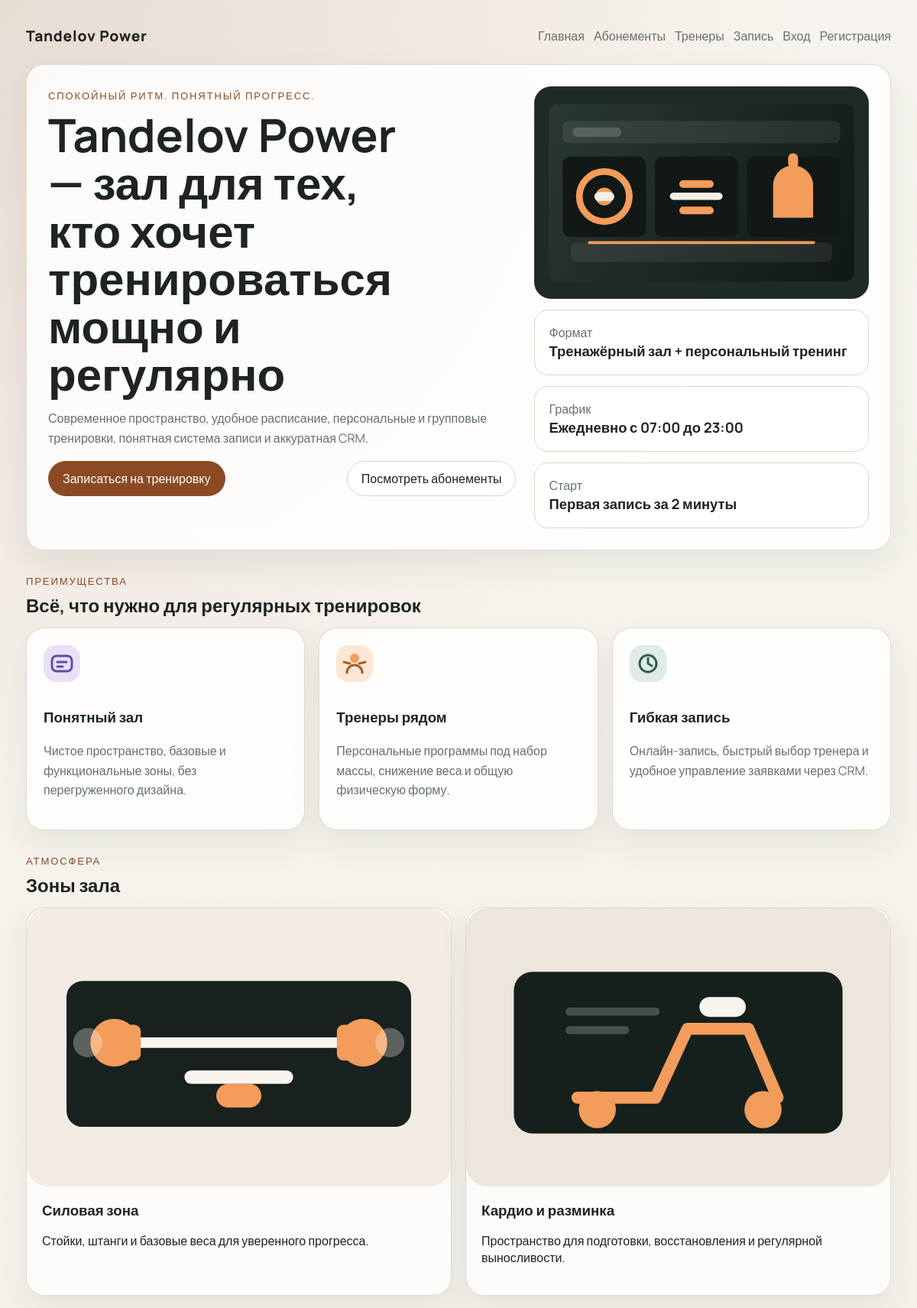
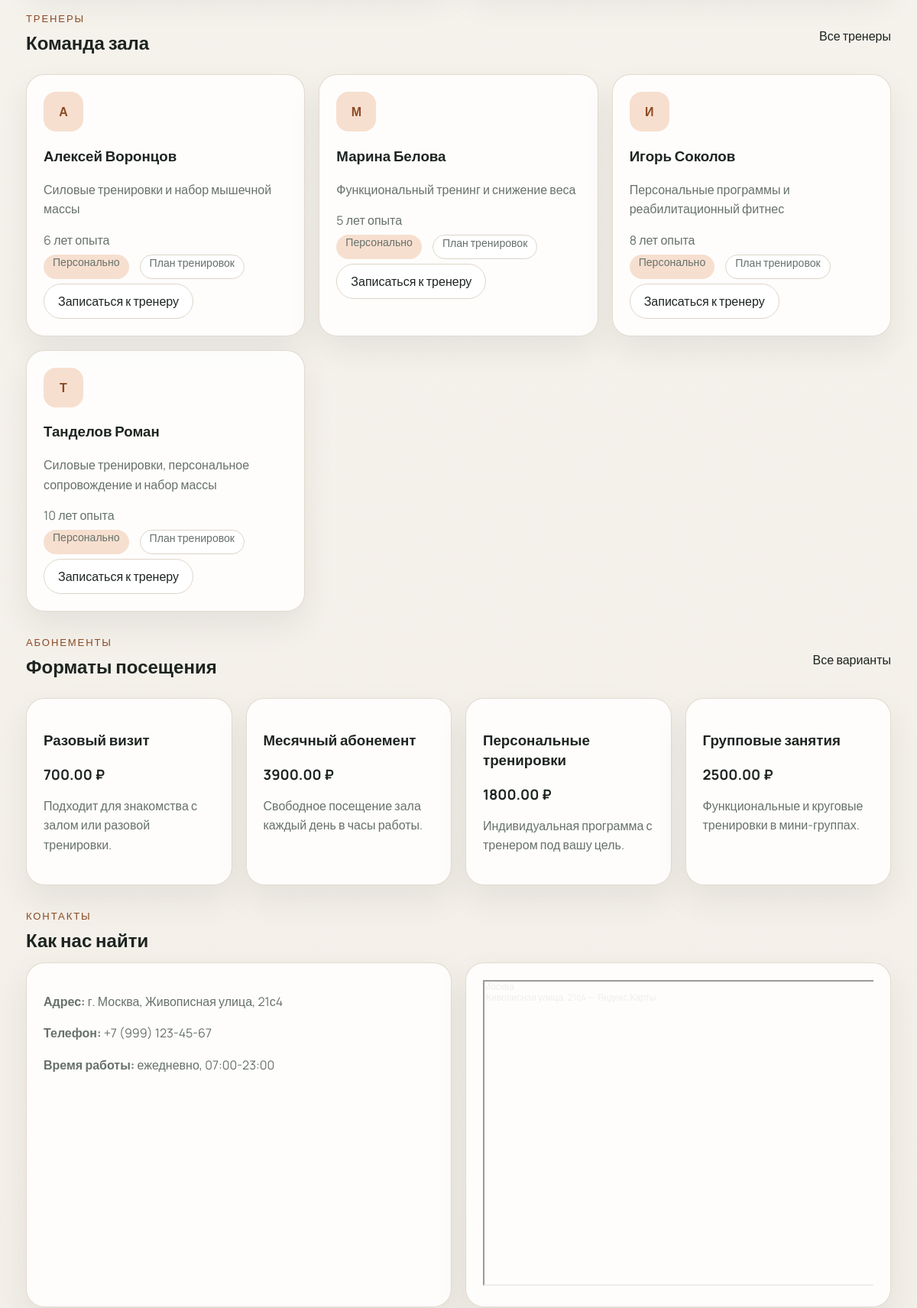
The page / (upper part) on the database its author committed (2 pictures, top to bottom).
### app/models.py (models this page shows)
class Trainer(Base):
    __tablename__ = "trainers"
    id = Column(Integer, primary_key=True, index=True)
    user_id = Column(Integer, ForeignKey("users.id"), nullable=True, unique=True, index=True)
    name = Column(String(120), nullable=False)
    specialization = Column(String(200), nullable=False)
    experience = Column(String(120), nullable=False)
    bio = Column(Text, nullable=False, default="")
    user = relationship("User", back_populates="trainer")
    bookings = relationship("Booking", back_populates="trainer_profile")
    workout_history = relationship("WorkoutHistory", back_populates="trainer")

class Subscription(Base):
    __tablename__ = "subscriptions"
    id = Column(Integer, primary_key=True, index=True)
    title = Column(String(120), nullable=False)
    description = Column(Text, nullable=False)
    price = Column(Numeric(10, 2), nullable=False, default=0)
    duration_days = Column(Integer, nullable=False, default=30)
    total_sessions = Column(Integer, nullable=True)
    is_active = Column(Boolean, nullable=False, default=True)
    created_at = Column(DateTime, server_default=func.now(), nullable=False)
    user_subscriptions = relationship("UserSubscription", back_populates="subscription")

### app/main.py (the view)
@app.get("/", response_class=HTMLResponse)
def home(request: Request, db: Session = Depends(get_db), user: User | None = Depends(current_user_optional)):
    return templates.TemplateResponse("index.html", {"request": request, **get_base_context(db, user)})

### templates/index.html (shortened to what this page needs)
{% extends "base.html" %}
{% block content %}
<section class="hero">
    <div class="hero-copy">
        <span class="eyebrow">Спокойный ритм. Понятный прогресс.</span>
        <h1>{{ gym_name }} — зал для тех, кто хочет тренироваться мощно и регулярно</h1>
        <p>Современное пространство, удобное расписание, персональные и групповые тренировки, понятная система записи и аккуратная CRM.</p>
        <div class="hero-actions">
            <a href="/booking" class="button button-primary">Записаться на тренировку</a>
            <a href="/memberships" class="button button-secondary">Посмотреть абонементы</a>
        </div>
    </div>
    <div class="hero-panel">
        <div class="hero-image-card">
            <img src="{{ url_for('static', path='/images/hero-gym.svg') }}" alt="Интерьер тренажёрного зала {{ gym_name }}">
        </div>
        <div class="metric-card">
            <span>Формат</span>
            <strong>Тренажёрный зал + персональный тренинг</strong>
        </div>
        <div class="metric-card">
            <span>График</span>
            <strong>Ежедневно с 07:00 до 23:00</strong>
        </div>
        <div class="metric-card">
            <span>Старт</span>
            <strong>Первая запись за 2 минуты</strong>
        </div>
    </div>
</section>
<section class="section">
    <div class="section-heading">
        <span class="eyebrow">Преимущества</span>
        <h2>Всё, что нужно для регулярных тренировок</h2>
    </div>
    <div class="grid grid-3">
        <article class="info-card">
            <img src="{{ url_for('static', path='/images/icon-membership.svg') }}" alt="" class="info-icon">
            <h3>Понятный зал</h3>
            <p>Чистое пространство, базовые и функциональные зоны, без перегруженного дизайна.</p>
        </article>
        <article class="info-card">
            <img src="{{ url_for('static', path='/images/icon-coach.svg') }}" alt="" class="info-icon">
            <h3>Тренеры рядом</h3>
            <p>Персональные программы под набор массы, снижение веса и общую физическую форму.</p>
        </article>
        <article class="info-card">
            <img src="{{ url_for('static', path='/images/icon-clock.svg') }}" alt="" class="info-icon">
            <h3>Гибкая запись</h3>
            <p>Онлайн-запись, быстрый выбор тренера и удобное управление заявками через CRM.</p>
        </article>
    </div>
</section>
<section class="section">
    <div class="section-heading">
        <span class="eyebrow">Атмосфера</span>
        <h2>Зоны зала</h2>
    </div>
    <div class="gallery-grid">
        <article class="gallery-card">
            <img src="{{ url_for('static', path='/images/zone-strength.svg') }}" alt="Силовая зона {{ gym_name }}">
            <div class="gallery-copy">
                <h3>Силовая зона</h3>
                <p>Стойки, штанги и базовые веса для уверенного прогресса.</p>
            </div>
        </article>
        <article class="gallery-card">
            <img src="{{ url_for('static', path='/images/zone-cardio.svg') }}" alt="Кардио зона {{ gym_name }}">
            <div class="gallery-copy">
                <h3>Кардио и разминка</h3>
                <p>Пространство для подготовки, восстановления и регулярной выносливости.</p>
            </div>
        </article>
    </div>
</section>
<section class="section">
    <div class="section-heading with-link">
        <div>
            <span class="eyebrow">Тренеры</span>
            <h2>Команда зала</h2>
        </div>
        <a href="/trainers" class="text-link">Все тренеры</a>
    </div>
    <div class="grid grid-3">
        {% for trainer in trainers %}
        <article class="trainer-card">
            <div class="trainer-avatar">{{ trainer.name[0] }}</div>
            <h3>{{ trainer.name }}</h3>
            <p>{{ trainer.specialization }}</p>
            <span>{{ trainer.experience }}</span>
            <div class="trainer-tags">
                <span class="pill">Персонально</span>
                <span class="pill pill-soft">План тренировок</span>
            </div>
            <a href="/booking?trainer={{ trainer.name | urlencode }}" class="button button-secondary">Записаться к тренеру</a>
        </article>
        {% endfor %}
    </div>
</section>
<section class="section">
    <div class="section-heading with-link">
        <div>
            <span class="eyebrow">Абонементы</span>
            <h2>Форматы посещения</h2>
        </div>
        <a href="/memberships" class="text-link">Все варианты</a>
    </div>
    <div class="grid grid-4">
        {% for item in memberships %}
        <article class="membership-card">
            <h3>{{ item.title }}</h3>
            <strong>{{ item.price }} ₽</strong>
            <p>{{ item.description }}</p>
        </article>
        {% endfor %}
    </div>
</section>
<section class="section contact-section">
    <div class="section-heading">
        <span class="eyebrow">Контакты</span>
        <h2>Как нас найти</h2>
    </div>
    <div class="contact-layout">
        <div class="contact-card">
            <p><strong>Адрес:</strong> г. Москва, Живописная улица, 21с4</p>
            <p><strong>Телефон:</strong> +7 (999) 123-45-67</p>
            <p><strong>Время работы:</strong> ежедневно, 07:00-23:00</p>
        </div>
        <div class="map-card">
            <div class="map-widget">
                <div style="position:relative;overflow:hidden;">
                    <a href="https://yandex.com/maps/213/moscow/?utm_medium=mapframe&utm_source=maps" style="color:#eee;font-size:12px;position:absolute;top:0px;">Москва</a>
                    <a href="https://yandex.com/maps/213/moscow/house/zhivopisnaya_ulitsa_21s4/Z04YcgNpTkUDQFtvfXt4c3hkZw==/?ll=37.450953%2C55.791425&utm_medium=mapframe&utm_source=maps&z=17.8" style="color:#eee;font-size:12px;position:absolute;top:14px;">Живописная улица, 21с4 — Яндекс Карты</a>
                    <iframe src="https://yandex.com/map-widget/v1/?ll=37.450953%2C55.791425&mode=whatshere&whatshere%5Bpoint%5D=37.449551%2C55.792438&whatshere%5Bzoom%5D=17&z=17.8" width="560" height="400" frameborder="1" allowfullscreen="true" style="position:relative;"></iframe>
                </div>
            </div>
        </div>
    </div>
</section>
{% endblock %}

### rows shown on the page
Trainer: name "А", name "Алексей Воронцов", specialization "Силовые тренировки и набор мышечной массы", experience "6 лет опыта"
Trainer: name "М", name "Марина Белова", specialization "Функциональный тренинг и снижение веса", experience "5 лет опыта"
Trainer: name "И", name "Игорь Соколов", specialization "Персональные программы и реабилитационный фитнес", experience "8 лет опыта"
Trainer: name "Т", name "Танделов Роман", specialization "Силовые тренировки, персональное сопровождение и набор массы", experience "10 лет опыта"
Subscription: title "Разовый визит", price "700.00", description "Подходит для знакомства с залом или разовой тренировки."
Subscription: title "Месячный абонемент", price "3900.00", description "Свободное посещение зала каждый день в часы работы."
Subscription: title "Персональные тренировки", price "1800.00", description "Индивидуальная программа с тренером под вашу цель."
Subscription: title "Групповые занятия", price "2500.00", description "Функциональные и круговые тренировки в мини-группах."

### other values the page prints
{{ gym_name }} "Tandelov Power"
